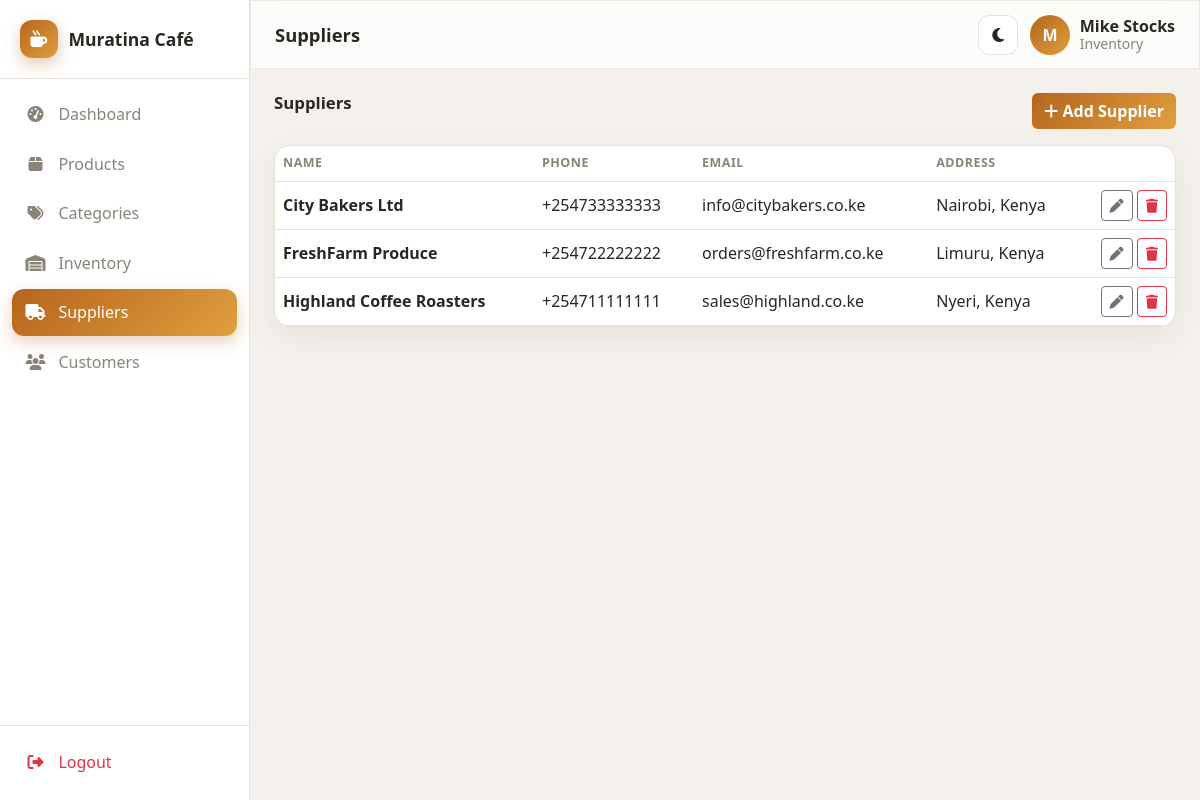
Page /suppliers.php (signed in) on the committed database.
### tables this page shows
CREATE TABLE settings (
  id            INT AUTO_INCREMENT PRIMARY KEY,
  company_name  VARCHAR(150) DEFAULT 'Muratina Café',
  logo          VARCHAR(255) DEFAULT NULL,
  currency      VARCHAR(10)  DEFAULT 'KSh',
  tax_rate      DECIMAL(5,2) DEFAULT 16.00,
  address       VARCHAR(255) DEFAULT 'Nairobi, Kenya',
  phone         VARCHAR(40)  DEFAULT '+254 700 000 000',
  email         VARCHAR(150) DEFAULT 'hello@muratinacafe.co.ke',
  receipt_footer VARCHAR(255) DEFAULT 'Thank you for dining with us. Karibu tena!'
);

CREATE TABLE suppliers (
  id         INT AUTO_INCREMENT PRIMARY KEY,
  name       VARCHAR(120) NOT NULL,
  phone      VARCHAR(30)  DEFAULT NULL,
  email      VARCHAR(150) DEFAULT NULL,
  address    VARCHAR(255) DEFAULT NULL,
  created_at TIMESTAMP DEFAULT CURRENT_TIMESTAMP
);

### config/database.php (called while the page is built, shortened)
<?php
function db(): PDO
{
    static $pdo = null;
    if ($pdo instanceof PDO) {
        return $pdo;
    }
    $dsn = sprintf('mysql:host=%s;dbname=%s;charset=%s', DB_HOST, DB_NAME, DB_CHARSET);
    $options = [
        PDO::ATTR_ERRMODE            => PDO::ERRMODE_EXCEPTION,
        PDO::ATTR_DEFAULT_FETCH_MODE => PDO::FETCH_ASSOC,
        PDO::ATTR_EMULATE_PREPARES   => false,
    ];
    try {
        $pdo = new PDO($dsn, DB_USER, DB_PASS, $options);
    } catch (PDOException $e) {
        http_response_code(500);
        die('Database connection failed. Make sure MySQL is running in Laragon and the '
            . '<code>muratina_pos</code> database has been imported from <code>database/schema.sql</code>.<br><small>'
            . htmlspecialchars($e->getMessage()) . '</small>');
    }
    return $pdo;
}

### includes/functions.php (called while the page is built, shortened)
<?php
require_once __DIR__ . '/../config/database.php';
function e($value): string
{
    return htmlspecialchars((string) $value, ENT_QUOTES, 'UTF-8');
}
function settings(): array
{
    static $cache = null;
    if ($cache === null) {
        $cache = db()->query('SELECT * FROM settings LIMIT 1')->fetch() ?: [];
    }
    return $cache;
}

### includes/auth.php (called while the page is built, shortened)
<?php
require_once __DIR__ . '/functions.php';
function current_user(): ?array
{
    return $_SESSION['user'] ?? null;
}
function user_role(): string
{
    return $_SESSION['user']['role'] ?? '';
}
function can(string $permission): bool
{
    $role = user_role();
    $matrix = [
        'manager'   => ['*'],
        'cashier'   => ['pos', 'sales_own', 'customers', 'receipt'],
        'waiter'    => ['pos', 'sales_own', 'customers', 'receipt'],
        'inventory' => ['inventory', 'products', 'suppliers', 'stock', 'customers'],
    ];
    $perms = $matrix[$role] ?? [];
    return in_array('*', $perms, true) || in_array($permission, $perms, true);
}

### suppliers.php (the view, shortened to what this page needs)
<?php
require_once __DIR__ . '/includes/auth.php';
$pdo = db();
$suppliers = $pdo->query('SELECT * FROM suppliers ORDER BY name')->fetchAll();
$pageTitle = 'Suppliers';
$activeNav = 'suppliers';
require __DIR__ . '/includes/header.php';
?>
<div class="d-flex justify-content-between mb-3">
    <h3 class="section-title mb-0">Suppliers</h3>
    <button class="btn btn-brand" onclick="openSup()"><i class="fa-solid fa-plus"></i> Add Supplier</button>
</div>
<div class="card table-card"><div class="table-responsive">
<table class="table align-middle mb-0">
    <thead><tr><th>Name</th><th>Phone</th><th>Email</th><th>Address</th><th></th></tr></thead>
    <tbody>
    <?php foreach ($suppliers as $s): ?>
        <tr>
            <td><strong><?= e($s['name']) ?></strong></td>
            <td><?= e($s['phone']) ?></td><td><?= e($s['email']) ?></td><td><?= e($s['address']) ?></td>
            <td class="text-end">
                <button class="btn btn-sm btn-outline-secondary" onclick='openSup(<?= json_encode($s) ?>)'><i class="fa-solid fa-pen"></i></button>
                <form method="post" class="d-inline" onsubmit="return confirm('Delete supplier?')"><?= csrf_field() ?>
                    <button class="btn btn-sm btn-outline-danger"><i class="fa-solid fa-trash"></i></button></form>
            </td>
        </tr>
    <?php endforeach; ?>
    </tbody>
</table>
</div></div>
<?php require __DIR__ . '/includes/footer.php'; ?>

### includes/header.php (shortened to what this page needs)
<?php
require_once __DIR__ . '/auth.php';
$pageTitle = $pageTitle ?? 'Dashboard';
$activeNav = $activeNav ?? '';
$u         = current_user();
$set       = settings();
$nav = [
    ['dashboard', 'Dashboard',   'fa-gauge-high',     'dashboard.php', '*'],
    ['pos',       'POS Sales',   'fa-cash-register',  'pos.php',       'pos'],
    ['products',  'Products',    'fa-box',            'products.php',  'products'],
    ['categories','Categories',  'fa-tags',           'categories.php','products'],
    ['inventory', 'Inventory',   'fa-warehouse',      'inventory.php', 'inventory'],
    ['suppliers', 'Suppliers',   'fa-truck',          'suppliers.php', 'suppliers'],
    ['customers', 'Customers',   'fa-users',          'customers.php', 'customers'],
    ['reports',   'Reports',     'fa-chart-line',     'reports.php',   'reports'],
    ['users',     'User Mgmt',   'fa-user-shield',    'users.php',     'users'],
    ['settings',  'Settings',    'fa-gear',           'settings.php',  'settings'],
];
?>
<!DOCTYPE html>
<html lang="en" data-bs-theme="light">
<head>
    <link href="https://cdn.jsdelivr.net/npm/bootstrap@5.3.3/dist/css/bootstrap.min.css" rel="stylesheet">
    <link rel="stylesheet" href="https://cdnjs.cloudflare.com/ajax/libs/font-awesome/6.5.2/css/all.min.css">
    <link rel="stylesheet" href="<?= BASE_URL ?>/assets/css/style.css">
</head>
<body>
<div class="app-shell">
    <aside class="sidebar" id="sidebar">
        <div class="sidebar-brand">
            <span class="brand-mark"><i class="fa-solid fa-mug-hot"></i></span>
            <span class="brand-text"><?= e($set['company_name'] ?? 'Muratina Café') ?></span>
        </div>
        <nav class="sidebar-nav">
            <?php foreach ($nav as [$key, $label, $icon, $url, $perm]): ?>
                <?php if ($perm === '*' || can($perm)): ?>
                    <a href="<?= BASE_URL ?>/<?= $url ?>" class="nav-link <?= $activeNav === $key ? 'active' : '' ?>">
                        <i class="fa-solid <?= $icon ?>"></i><span><?= $label ?></span>
                    </a>
                <?php endif; ?>
            <?php endforeach; ?>
        </nav>
        <div class="sidebar-footer">
            <a href="<?= BASE_URL ?>/logout.php" class="nav-link text-danger">
                <i class="fa-solid fa-right-from-bracket"></i><span>Logout</span>
            </a>
        </div>
    </aside>
    <div class="main-area">
        <header class="topbar glass">
            <h1 class="topbar-title"><?= e($pageTitle) ?></h1>
            <div class="topbar-actions">
                <button class="icon-btn" id="themeToggle" aria-label="Toggle theme"><i class="fa-solid fa-moon"></i></button>
                <div class="user-chip">
                    <div class="avatar"><?= e(strtoupper(substr($u['full_name'], 0, 1))) ?></div>
                    <div class="user-meta">
                        <strong><?= e($u['full_name']) ?></strong>
                        <small><?= e(ucfirst($u['role'])) ?></small>
                    </div>
                </div>
            </div>
        </header>
        <main class="content">

### assets/css/style.css (style rules this page uses)
:root { --brand: #b5651d; --brand-2: #e09f3e; --brand-grad: linear-gradient(135deg, #b5651d 0%, #e09f3e 100%); --bg: #f4f1ec; --surface: #ffffff; --surface-2: #faf8f4; --text: #2b2620; --muted: #8a8378; --border: #e7e1d8; --shadow: 0 10px 30px rgba(80, 60, 30, .08); --radius: 16px; --sidebar-w: 250px; }
* { box-sizing: border-box; }
body { margin: 0; font-family: 'Segoe UI', system-ui, -apple-system, sans-serif; background: var(--bg); color: var(--text); }
.glass { background: color-mix(in srgb, var(--surface) 75%, transparent); backdrop-filter: blur(14px); -webkit-backdrop-filter: blur(14px); border: 1px solid color-mix(in srgb, var(--border) 70%, transparent); }
.app-shell { display: flex; min-height: 100vh; }
.sidebar { width: var(--sidebar-w); background: var(--surface); border-right: 1px solid var(--border); display: flex; flex-direction: column; position: fixed; inset: 0 auto 0 0; z-index: 1040; transition: transform .25s ease; }
.sidebar-brand { display: flex; align-items: center; gap: .65rem; padding: 1.25rem 1.25rem; font-weight: 700; font-size: 1.1rem; border-bottom: 1px solid var(--border); }
.brand-mark { width: 38px; height: 38px; border-radius: 12px; display: grid; place-items: center; background: var(--brand-grad); color: #fff; font-size: 1.05rem; box-shadow: 0 6px 16px rgba(181,101,29,.35); }
.sidebar-nav { padding: .75rem; flex: 1; overflow-y: auto; }
.nav-link { display: flex; align-items: center; gap: .8rem; padding: .7rem .85rem; margin-bottom: .2rem; border-radius: 12px; color: var(--muted); text-decoration: none; font-weight: 500; transition: all .15s ease; }
.nav-link i { width: 20px; text-align: center; font-size: 1rem; }
.nav-link.active { background: var(--brand-grad); color: #fff; box-shadow: 0 6px 16px rgba(181,101,29,.3); }
.sidebar-footer { padding: .75rem; border-top: 1px solid var(--border); }
.main-area { flex: 1; margin-left: var(--sidebar-w); display: flex; flex-direction: column; min-width: 0; }
.topbar { position: sticky; top: 0; z-index: 1030; display: flex; align-items: center; gap: 1rem; padding: .85rem 1.5rem; }
.topbar-title { font-size: 1.15rem; margin: 0; font-weight: 700; flex: 1; }
.topbar-actions { display: flex; align-items: center; gap: .75rem; }
.icon-btn { border: 1px solid var(--border); background: var(--surface); width: 40px; height: 40px; border-radius: 11px; color: var(--text); cursor: pointer; display: grid; place-items: center; transition: .15s; }
.user-chip { display: flex; align-items: center; gap: .6rem; }
.avatar { width: 40px; height: 40px; border-radius: 50%; background: var(--brand-grad); color: #fff; display: grid; place-items: center; font-weight: 700; }
.user-meta { display: flex; flex-direction: column; line-height: 1.1; }
.user-meta small { color: var(--muted); }
.content { padding: 1.5rem; flex: 1; }
.card { background: var(--surface); border: 1px solid var(--border); border-radius: var(--radius); box-shadow: var(--shadow); }
.section-title { font-weight: 700; margin: 0 0 1rem; font-size: 1.05rem; }
.table-card { overflow: hidden; }
.table { margin: 0; color: var(--text); }
.table > :not(caption) > * > * { background: transparent; color: var(--text); border-color: var(--border); }
.table thead th { color: var(--muted); font-size: .78rem; text-transform: uppercase; letter-spacing: .04em; }
.btn-brand { background: var(--brand-grad); color: #fff; border: none; font-weight: 600; }

### rows in the picture
settings: company_name "Muratina Café"
suppliers: name "City Bakers Ltd", phone "+254733333333", email "info@citybakers.co.ke", address "Nairobi, Kenya"
suppliers: name "FreshFarm Produce", phone "+254722222222", email "orders@freshfarm.co.ke", address "Limuru, Kenya"
suppliers: name "Highland Coffee Roasters", phone "+254711111111", email "sales@highland.co.ke", address "Nyeri, Kenya"

### other values in the picture
$label "Dashboard"
$label "Products"
$label "Categories"
$label "Inventory"
$label "Suppliers"
$label "Customers"
$pageTitle "Suppliers"
substr($u['full_name'], 0, 1) "M"
$u['full_name'] "Mike Stocks"
$u['role'] "Inventory"
